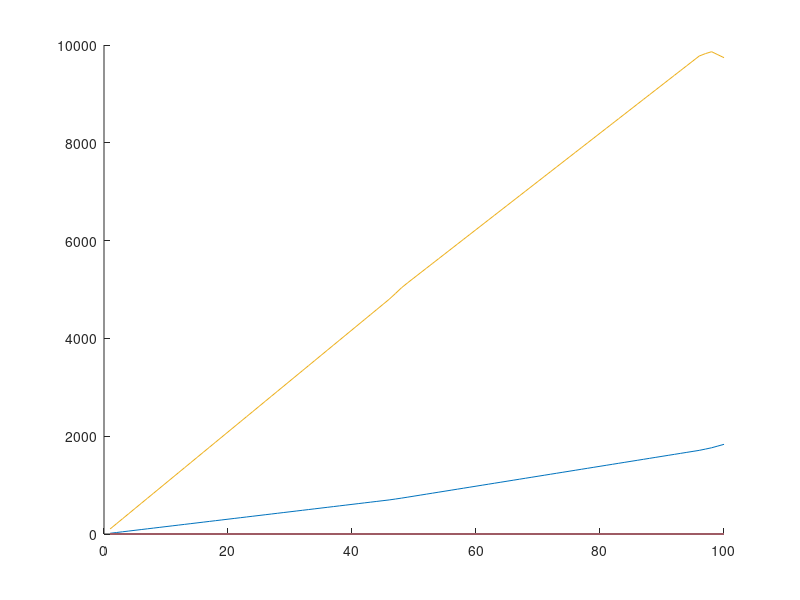

The MATLAB script that drew this image:
function [ x ] = stock( )
% Minimiser f = 5*a + 5*b +6*c + 10*d + 5*e +4*f AVEC CONTRAINTES SUP

A=[
    1 2 1 5 0 2;
    2 2 1 2 2 1;
    1 0 3 2 2 0;
    8 15 0 5 0 10;
    7 1 2 15 7 12;
    8 1 11 0 10 25;
    2 10 5 4 13 7;
    5 0 0 7 10 27;
    5 3 5 8 0 7;
    5 5 3 12 8 0;
    1 1 1 1 1 1;
    -1 -1 -1 -1 -1 -1; %(-) Car superieur ou egal 
];

R = zeros(100);
Q = zeros(100);

for i=1:100
    
    B = [350; 620; 485; 4800; 4800; 4800; 4800; 4800; 4800; 4800; 378.8; -(i/100)*378.8];

    f = [5; 5; 6; 10; 5; 4];
    g =  [5.67; 12.38; 12.27; 1.03; 31.65; 27.55];
    lb = [0;0;0;0;0;0];
    x = linprog(f, A, B,[],[],lb,[]);
    y = linprog(g, A, B,[],[],lb,[]);
    R(i) = f'*x;
    Q(i) = g'*x;
    
end
hold on
plot(R)
plot(Q)
hold off;
    B = [350; 620; 485; 4800; 4800; 4800; 4800; 4800; 4800; 4800; 378.8; -(47/100)*378.8];

    f = [5; 5; 6; 10; 5; 4];
    lb = [0;0;0;0;0;0];
    x = linprog(f, A, B,[],[],lb,[]);
    f'*x
end

